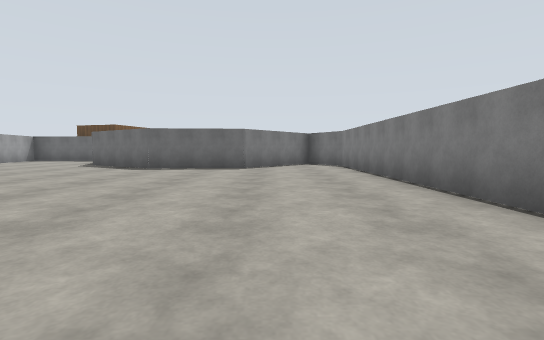
view 1 (above)

15 first-person views from a walk through a world built for the Gazebo simulator. The camera is 1.2 m above the floor, tilts 4° down and sees 85° across. The floor is counted in squares, 2.5 m on a side. Each view is taken from the middle of a square. On the plan, view 1 faces up. The plan holds only what a view shows up to about 9 squares ahead; the rest is blank. The place goes on beyond the plan. Gazebo's built-in surfaces are drawn with simple patterns.

view 2
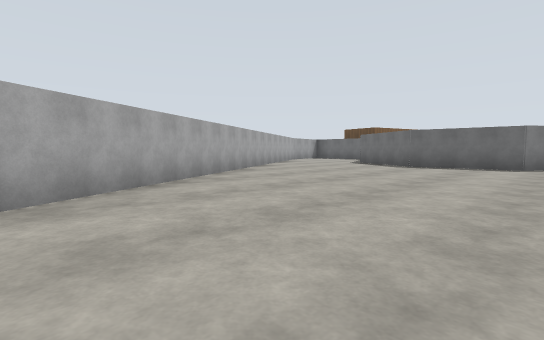

view 3
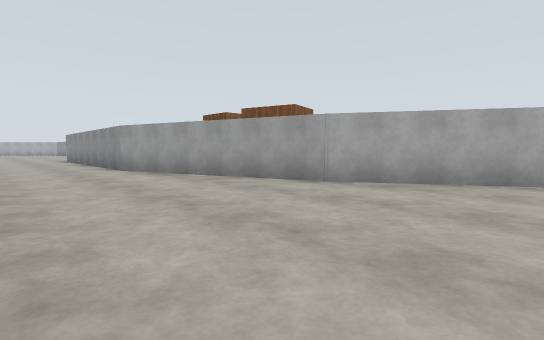

view 4
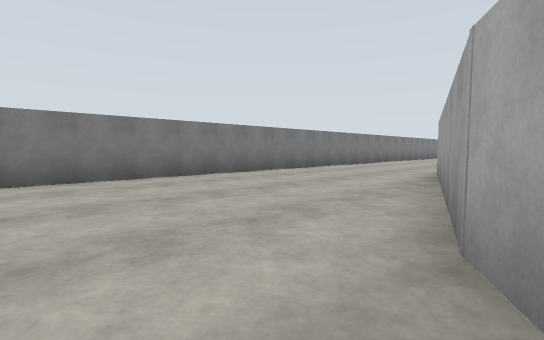

view 5
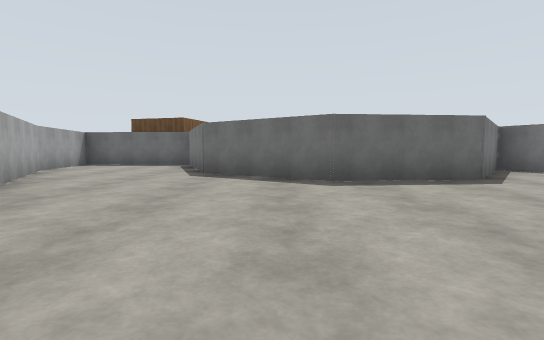

view 6
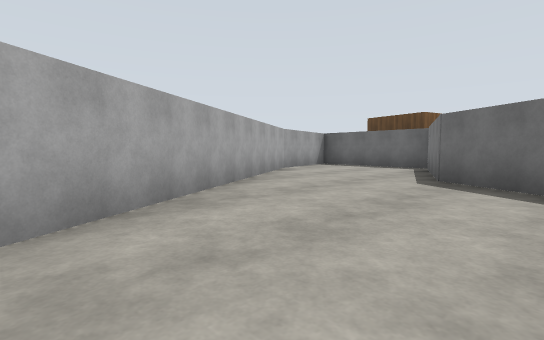

view 7
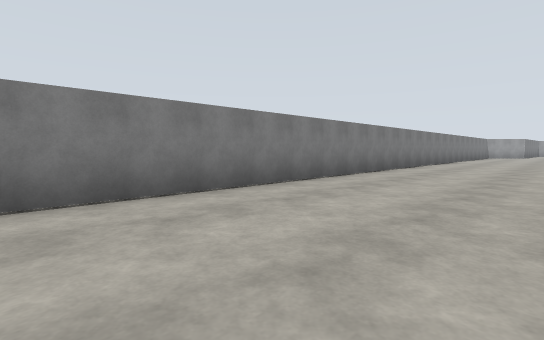

view 8
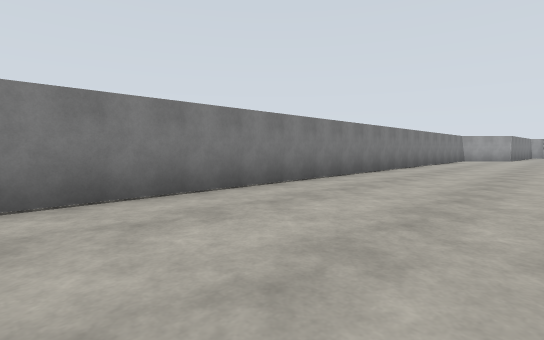

view 9
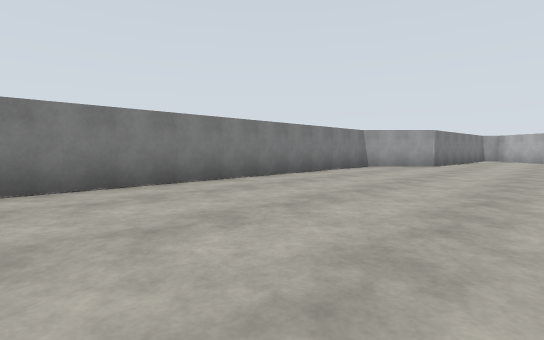

view 10
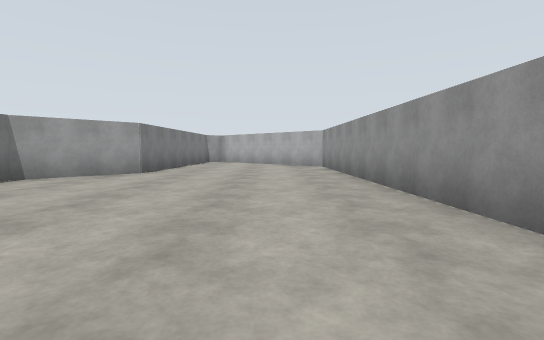

view 11
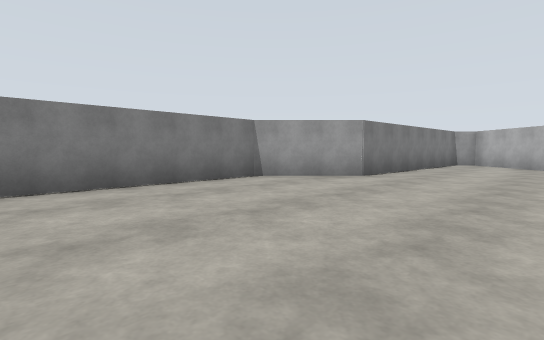

view 12
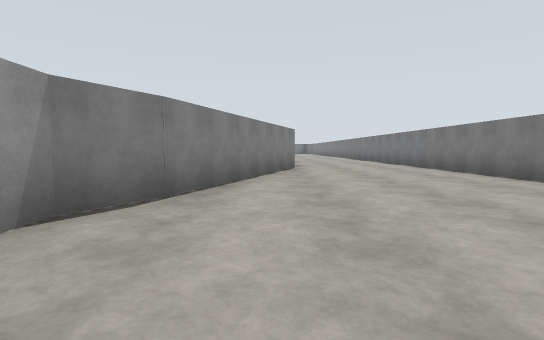

view 13
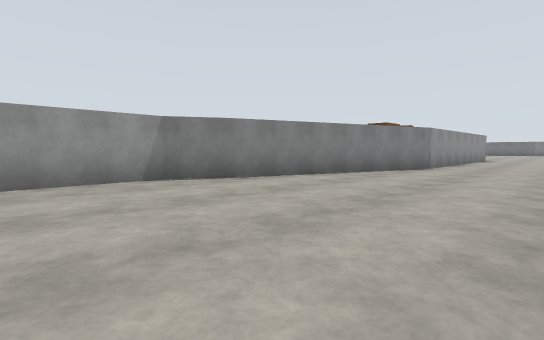

view 14
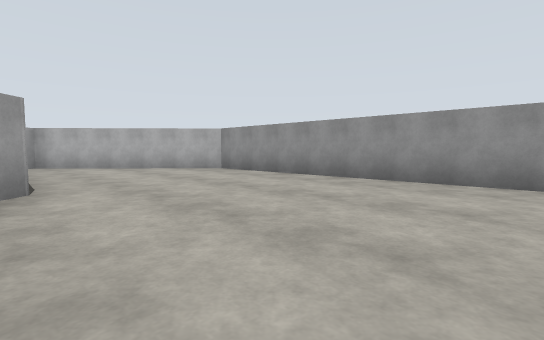

view 15
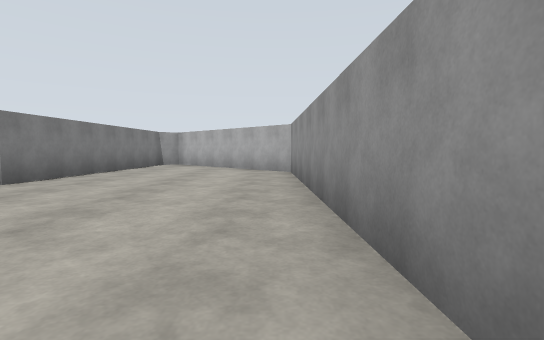

### Floor plan
Points are (right, up) in squares from view 1. A wall is a line through its corners. A room is listed if a view was taken in it or the views show most of it. See-through windows are left out.
Room 1 (views 1, 2, 3, 4, 5, 6, 7, 8, 9, 10, 11, 12, 13, 14, 15)
walls: (-2.7, -1.4) (-1.3, -6) (-1.4, -12.2) (-3.1, -17.1); (2, 2.1) (2, 8.5) (1.2, 9.9) (-0.7, 7.6) (-3.1, 7.4) (-5.4, 8.9) (-6.5, 12) (-8.8, 12.1); (-3, -16.9) (-3.6, -17.9) (-3.4, -26.2) (-0.1, -29.4) (0.4, -29) (0.6, -23.9) (2, -22.6) (2, -0.1); (-9.8, 12.1) (-9.2, 9.6) (-2.6, -1.6)

Where each view was taken, in squares from view 1:
view 1: 0 up, 0 right, facing up
view 2: 1 down, 0 right, facing up-left
view 3: 1 up, 1 right, facing down-left
view 4: 0 up, 3 left, facing down-right
view 5: 3 up, 4 left, facing up
view 6: 4 up, 4 left, facing up-left
view 7: 4 down, 1 left, facing down-right
view 8: 9 down, 1 left, facing down-right
view 9: 15 down, 2 left, facing down-right
view 10: 18 down, 2 left, facing down
view 11: 19 down, 2 left, facing down-right
view 12: 20 down, 2 left, facing up
view 13: 20 down, 1 right, facing up-left
view 14: 20 down, 1 right, facing down-left
view 15: 20 down, 3 left, facing down
